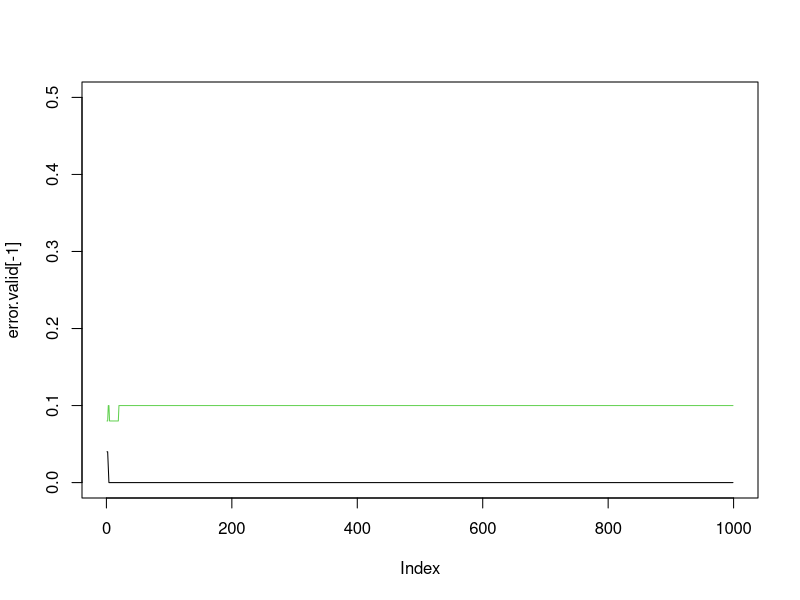
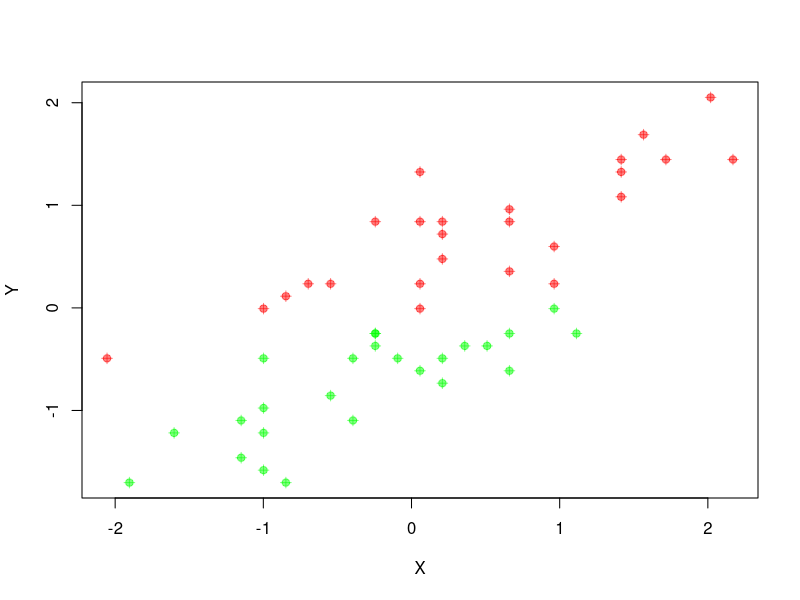
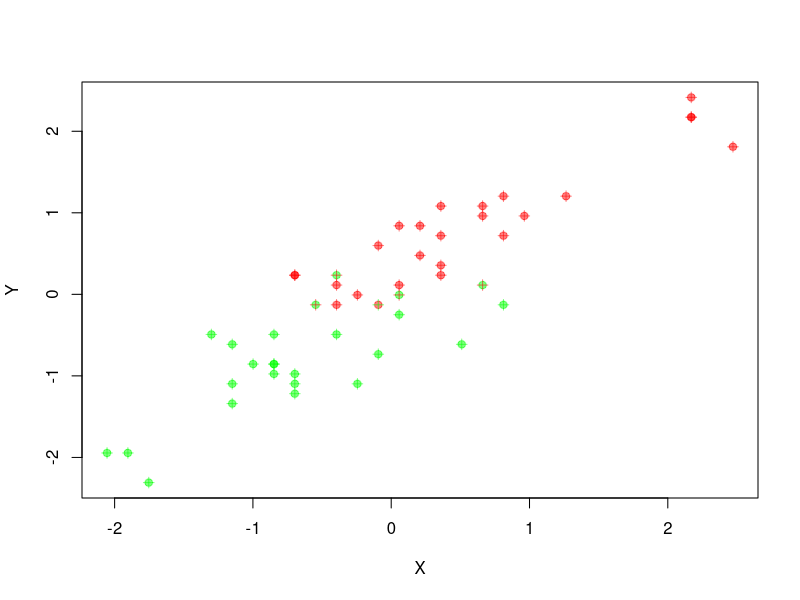

These charts were generated, in order, by the following R code:
#### Custom Neuralnet - Iris Dataset

### Setup
set.seed(12345)

## Iris dataset
data.iris = as.data.frame(iris)
idx = data.iris$Species %in% c("virginica", "versicolor")
y.iris = ifelse(data.iris[idx,]$Species=="virginica", 1, 0)
X.iris = data.iris[idx,c(1,3)] # Select only Lengths to be able to plot
n.iris = dim(X.iris)[1]
X.iris = scale(X.iris)

# Data info
n.all = n.iris
X.all = X.iris
y.all = y.iris

# Split into training and validation set
ids = sample(1:n.all, n.all/2)
train = X.all[ids,] # training
valid = X.all[-ids,] # validation
X.train = as.matrix(X.all[ids,])
X.valid = as.matrix(X.all[-ids,])
y.train = y.all[ids]
y.valid = y.all[-ids]
n.train = dim(X.train)[1]
n.valid = dim(X.valid)[1]

# init weights
w.k = as.matrix(runif(2, -0.5, 0.5), ncol=1, nrow=2)
b.k = runif(1, -0.5, 0.5)

learning.rate = 0.5
n.iterations = 1000 #number of training iterations
error.train = numeric()
error.valid = numeric()

### Functions
sigmoid = function(z){
  return(1 / (1+exp(-z)))
}

### Implementation

for(n in 1:n.iterations){
  # error train
  a.k.train = X.train %*% w.k + b.k
  y.k.train = sigmoid(a.k.train) > 0.5
  error.train[n] = mean(abs(y.k.train-y.train))
  
  # error validation
  a.k.valid = X.valid %*% w.k + b.k
  y.k.valid = sigmoid(a.k.valid) > 0.5
  error.valid[n] = mean(abs(y.k.valid-y.valid))
  
  cat("n: ", n, "| error.train: ", error.train[n], "| error.valid: ", error.valid[n], "\n")
  flush.console()
  
  for(i in 1:n.train){
    ## forward propagation
    a.k = X.train[i,] %*% w.k + b.k
    y.k = sigmoid(a.k)[1]
    
    ## backward propagation
    # calculate delta
    d.k = (y.k-y.train[i]) * y.k * (1-y.k)
    
    # update weigths and biases
    b.k = b.k - learning.rate*d.k
    w.k = w.k - learning.rate*d.k*X.train[i,]
  }
}

# Plot errors
plot(error.valid[-1], type="l", col=3, ylim=c(0, 0.5))
lines(error.train[-1], type="l", col=1)

# Fit data
yfit.train = ifelse(y.k.train>0.5, 1, 0)
yfit.valid = ifelse(y.k.valid>0.5, 1, 0)

# Training set
plot(X.train[,1], X.train[,2], col=rgb(y.train,1-y.train,0,0.5), pch=19,
     xlab="X", ylab="Y")
points(X.train[,1], X.train[,2], col=rgb(yfit.train,1-yfit.train,0,0.5), pch=3)

# Validation set
plot(X.valid[,1], X.valid[,2], col=rgb(y.valid,1-y.valid,0,0.5), pch=19,
     xlab="X", ylab="Y")
points(X.valid[,1], X.valid[,2], col=rgb(yfit.valid,1-yfit.valid,0,0.5), pch=3)

